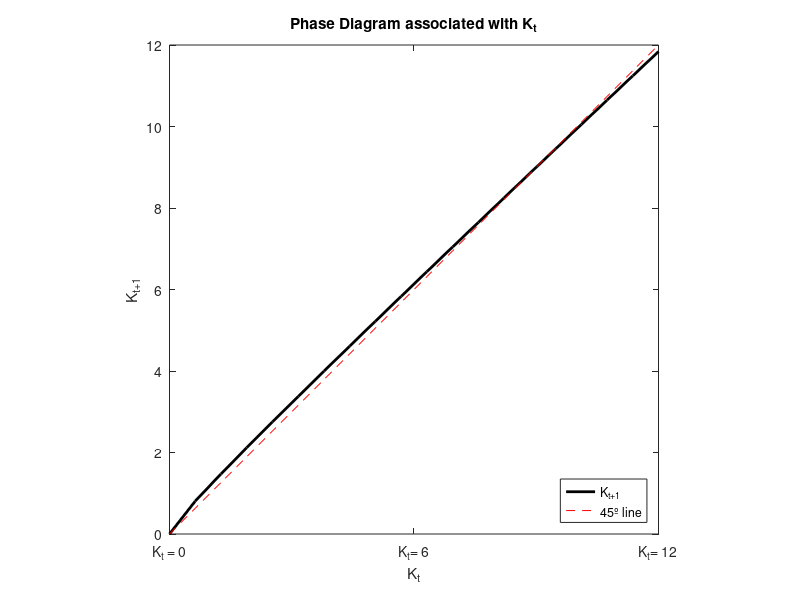

Recreate this plot in MATLAB. (Note: this script raises an error after producing the figure.)
%Program to plot simple solow's growth model (Without labor and technolgy growth) 

clear;
close all;

alpha = 0.5;            %Parameter 
s=0.3;                  %Savings Rate 
delta = 0.1;            %Depreciation rate
Nk =20;                   %Number of gridpoints 
K_t = linspace(0,12,Nk);  %Range of Capital Stock in [0, 12] equally spaced 20 values or gridpoints in [0,12] 

% Answer Part-a (i)

% Calculate Yt for every grid point 
Y_t = K_t.^alpha;           %Output function & (.) for element wise array operation 

% Calculate Kt+1 for every grid point 
K_tplus1 = (1-delta)*K_t+s*Y_t;  %K_[t+1] or Next period capital stock equation 

%Answer Part-a, (ii) Phase diagram 
figure(1);   
plot(K_t, K_tplus1,'k' ,'Linewidth',2); 
hold on 
plot (K_t, K_t,'color', 'r', 'LineStyle','--' );
hold off

%In above line, first K_t vs K_tplus1 is plotted. To Plot 45 degree line along with this
%we have multiple ways. Here I have plotted  grid in equal space. Other
%ways to do that like 'plot(1, max(K_t))' etc. 

legend('K_{t+1}', '45º line', 'Location', 'southeast')
title ('Phase Diagram associated with K_{t}');
xlabel('K_t')
ylabel('K_{t+1}')
axis equal 
xlim([0 12])
xticks([0 6 12])
xticklabels({'K_t = 0','K_t= 6','K_t= 12'}) %labelling x-axis or K_t at these three points
ylim([0,12])
hold on 


% Combine Plots for Total Savings, Total Depreciation & Total Output Vs K_{t}
figure (2) ;
total_savings = s*Y_t;               %Total Savings 
total_depreciation = delta*K_t;      %Total deperication 
total_output = Y_t;                  %Total Output 

tiledlayout(3,1)                 
%To combine three plots in one figure we can use this in-built function
%'tiledlayout(m,n)' where m*n figures can be shown in one kernal but here it is redundent since I'm plotting on same K_{t} scale.

plot (K_t, total_savings, 'm', K_t, total_depreciation,'k', K_t, total_output, 'c','Linewidth', 2);
legend('Total Savings','Total Depreciation','Total Output', 'Location', 'southeast');
title('Total Savings, Total Depreciation & Total Output Vs K_{t}') 
xlabel('K_{t}')
ylabel('Savings, Depreciation & Output')
xlim([0,12])
ylim([0,4])

%part-b 
% K_tplus1 = K_t = Kss and we solve for Kss(Steady-State Capital Stock) 
% Kss = (1-delta)Kss+ s*((K_t)^alpha)
% (1-1+delta)*Kss = s*((K_t)^alpha)

%Extraa
Kss = power(s/delta, 2);   %steady state capital stock after solving above equation
wgt =1;
prec = 0.00001;
dist = 2*prec;
Kss2 = 1;
while(dist>prec) 
    TKss2 = (1-delta)*Kss2 + s*Kss2.^alpha; 
    dist = abs(TKss2- Kss2); 
    Kss2 = wgt*TKss2+(1-wgt)*Kss2;  
    disp(dist);
    fprintf('Steady state convergence distance = %.8f\n', dist)
end
format long % Just to show how precise steady state output and consumption is
disp(TKss2) %display steady state capital using this convergence method
Yss2 = TKss2^alpha; %Steady-state Output value using steady-state capital TKss2 (derived using intial value Kss2=1)
Css2 = (1-s)*Yss2; %Steady-state consumption value 

Y = sprintf('%s is steady-state output and %d steady-state consumption.\n',Yss2,Css2);
% To display steady-state output and steady-state consumption together 
disp(Y);

Kss3 = 12;
wgt =1;
prec = 0.00001;
dist = 2*prec;

while(dist>prec) 
    TKss3 = (1-delta)*Kss3 + s*Kss3.^alpha; 
    dist = abs(TKss3- Kss3); 
    Kss3 = wgt*TKss3+(1-wgt)*Kss3;  
    disp(dist);
    fprintf('Steady state convergence distance = %.8f\n', dist)
end 
disp(TKss3) %display steady state capital using this convergence method

Yss3 = TKss3^alpha; %Steady-state Output value using steady-state capital TKss2 (derived using intial value Kss2=1)
Css3 = (1-s)*Yss3; 
%No,the answer does not change when we change intial guess to 12. In Workspace we can see 
%that value of TKss2 and TKss3 are equal also steady-state output and
%steady-state consumption is same. This also tells us that steady-state is
%globally stable so irrespective of initial point(K_t>0) in the long run we
%will move to steady-state. 
X = sprintf('%s is steady-state output and %d steady-state consumption.\n',Yss3,Css3); 
% To display steady-state output and steady-state consumption together
disp(X);








 
